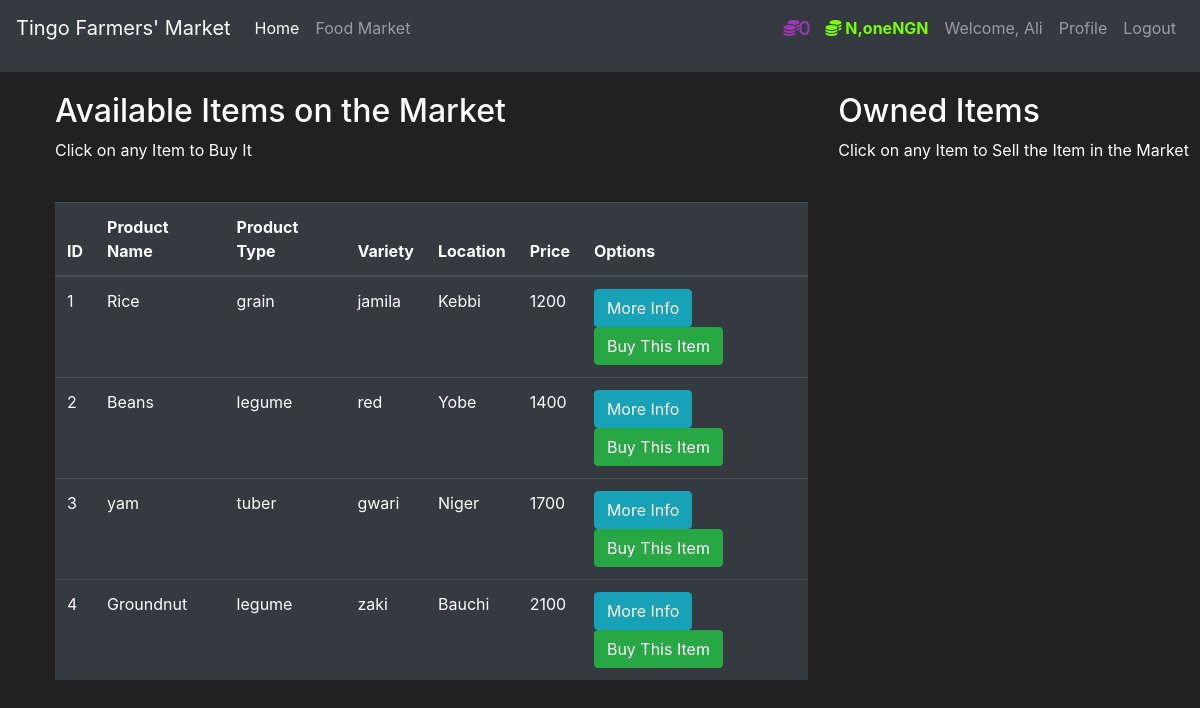
Page /market (signed in) on the committed database.
### app/models.py (models this page shows, shortened)
class User(UserMixin, db.Model):
    __tablename__ = 'users'
    id = db.Column(db.Integer(), primary_key=True)
    email = db.Column(db.String(64), unique=True, index=True)
    role_id = db.Column(db.Integer, db.ForeignKey('roles.id'))
    password_hash = db.Column(db.String(128))
    confirmed = db.Column(db.Boolean, default=True)
    firstname = db.Column(db.String(64), nullable=False, index=True)
    lastname = db.Column(db.String(64), nullable=False)
    mobile_no = db.Column(db.Integer(), nullable=False)
    date_of_birth = db.Column(db.DateTime())
    location = db.Column(db.String(64), nullable=False)
    state_of_origin = db.Column(db.String(64))
    country = db.Column(db.String(64))
    about_me = db.Column(db.Text())
    member_since = db.Column(db.DateTime(), default=datetime.utcnow)
    last_seen = db.Column(db.DateTime(), default=datetime.utcnow)
    avatar_hash = db.Column(db.String(32))
    points = db.Column(db.Integer, default=0)
    wallet = db.Column(db.Integer, default=1000)
    farmers = db.relationship(
                         'User', secondary=registered_farmers,
                          primaryjoin=(registered_farmers.c.farmer_id == id),
                          secondaryjoin=(registered_farmers.c.agent_id == id),
                          backref=db.backref('registered_farmers', lazy='dynamic'), lazy='dynamic')
    products = db.relationship('Product', backref='supplier', lazy=True)
    cooperative = db.Column(db.Integer, db.ForeignKey('cooperatives.id'))
    posts = db.relationship('Post', backref='author', lazy='dynamic')
    comments = db.relationship('Comment', backref='author', lazy='dynamic')
    @property
    def password(self):
        raise AttributeError('password is not a readable attribute')
    @property
    def styled_wallet(self):
        if len(str(self.wallet)) >= 4:
            return f'{str(self.wallet)[:-3]},{str(self.wallet)[-3:]}NGN'
        else:
            return f'{self.wallet}NGN'

class Product(db.Model):
    __tablename__ = 'products'
    id = db.Column(db.Integer(), primary_key=True)
    product_name = db.Column(db.String(30), nullable=False)
    product_type = db.Column(db.String(30), nullable=False)
    product_variety = db.Column(db.String(30), nullable=False)
    location = db.Column(db.String(30), nullable=False)
    description = db.Column(db.String(200))
    price = db.Column(db.Integer(), nullable=False)
    timestamp = db.Column(db.DateTime, index=True, default=datetime.utcnow)
    is_available = db.Column(db.Boolean(), default=True)
    owner_supplier = db.Column(db.Integer(), db.ForeignKey('users.id'))
    product_image = db.Column(db.String(20),nullable=False,default='default.JPG')

### app/views.py (the view, shortened to what this page needs)
@app.route('/market', methods=['POST', 'GET'])
@login_required
def market():
    products = Product.query.all()
    purchase_form = PurchaseForm()
    selling_form = SellingForm()
    if request.method == 'GET':
        products = Product.query.filter_by(owner_supplier=None)
        owned_products = Product.query.filter_by(owner_supplier=current_user.id)
        return render_template('market.html', products=products,
                                purchase_form=purchase_form,
                                selling_form=selling_form,
                                owned_products=owned_products)

### app/models.py (called while the page is built)
@login_manager.user_loader
def load_user(user_id):
    return User.query.get(int(user_id))

### app/templates/market.html (shortened to what this page needs)
{% extends 'base.html' %}
{% block content %}
    <div class="row" style="margin-top:20px; margin-left: 40px">
        <div class="col-8">
            <h2>Available Items on the Market</h2>
            <p>Click on any Item to Buy It</p>
            <br>
            <table class="table table-hover table-dark">
                <thead>
                    <tr>
                        <th scope="col">ID</th>
                        <th scope="col">Product Name</th>
                        <th scope="col">Product Type</th>
                        <th scope="col">Variety</th>
                        <th scope="col">Location</th>
                        <th scope="col">Price</th>
                        <th scope="col">Options</th>
                    </tr>
                </thead>
                <tbody>
                        {% for product in products %}
                        <tr>
                            <td>{{ product.id }} </td>
                            <td>{{ product.product_name }}</td>
                            <td>{{ product.product_type }}</td>
                            <td>{{ product.product_variety }}</td>
                            <td>{{ product.location }}</td>
                            <td>{{ product.price }}</td>
                            <td>
                                <button class="btn btn-outline btn-info"
                                        data-toggle="modal" data-target="#Modal-MoreInfo-{{ product.id }}">
                                        More Info
                                </button>
                                <button class="btn btn-outline btn-success"
                                        data-toggle="modal" data-target="#Modal-ConfirmPurchase-{{ product.id }}">
                                        Buy This Item
                                </button>
                            </td>
                        </tr>
                        {% endfor %}
                </tbody>
            </table>
        </div>
        <div class="col-4">
            <h2>Owned Items</h2>
            <p>Click on any Item to Sell the Item in the Market</p>
            <br>
            <br>
        </div>
    </div>
{% endblock %}

### app/templates/base.html (shortened to what this page needs)
<!doctype html>
<html lang="en">
   <head>
      <link rel="stylesheet" href="https://cdn.jsdelivr.net/npm/bootstrap@4.5.3/dist/css/bootstrap.min.css">
   </head>
   <body>
      <nav class="navbar navbar-expand-md navbar-dark bg-dark">
          <a class="navbar-brand" href="#">Tingo Farmers' Market</a>
          <div class="collapse navbar-collapse" id="navbarNav">
             <ul class="navbar-nav mr-auto">
                 <li class="nav-item active">
                     <a class="nav-link" href="{{ url_for('index') }}">Home <span class="sr-only">(current)</span></a>
                 </li>
                 <li class="nav-item">
                     <a class="nav-link" href="{{ url_for('market') }}">Food Market</a>
                 </li>
             </ul>
           {% if current_user.is_authenticated %}
             <ul class="navbar-nav">
                <li class="nav-item">
                    <a class="nav-link" style="color: rgba(209, 53, 230, 0.699); font-weight: bold;">
                        <i class="fas fa-coins">{{ current_user.points }}</i>
                    </a>
                </li>
                <li class="nav-item">
                    <a class="nav-link" style="color: lawngreen; font-weight: bold">
                      <i class="fas fa-coins"></i>
                      {{ current_user.styled_wallet }}
                    </a>
                </li>
                <li class="nav-item">
                     <a class="nav-link">Welcome, {{ current_user.firstname }}</a>
                </li>
                <li class="nav-item">
                    <a class="nav-link" href="{{ url_for('user', firstname=current_user.firstname) }}">Profile</a>
                </li>
                <li class="nav-item">
                     <a class="nav-link" href="{{ url_for('logout') }}">Logout</a>
                </li>
             </ul>
           {% endif %}
         </div>
      </nav>
      <nav class="navbar navbar-expand-md navbar-dark bg-dark">
      </nav>
      {% block content %}
      {% endblock %}
   </body>
</html>

### app/templates/base.html (style rules this page uses)
body { background-color: #212121; color: white }

### rows in the picture
User: points "0", styled_wallet "N,oneNGN", firstname "Ali"
Product: id "1", product_name "Rice", product_type "grain", product_variety "jamila", location "Kebbi", price "1200"
Product: id "2", product_name "Beans", product_type "legume", product_variety "red", location "Yobe", price "1400"
Product: id "3", product_name "yam", product_type "tuber", product_variety "gwari", location "Niger", price "1700"
Product: id "4", product_name "Groundnut", product_type "legume", product_variety "zaki", location "Bauchi", price "2100"
